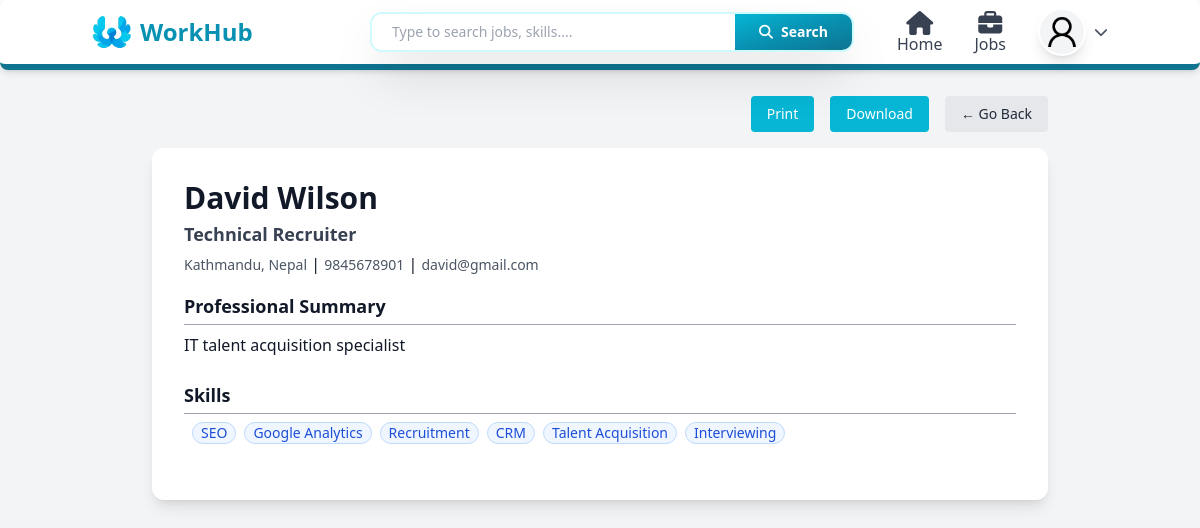
The app's page /user/resume/12 (signed in) with its own data.
### users/models.py (models this page shows, shortened)
class Profile(models.Model):
    def generateImagePath(instance, filename):
        return f"users/{instance.user.username}/{filename}"
    class RoleOptions(models.TextChoices):
        Admin = "Admin", "Admin"
        JobSeeker = "Job Seeker", "Job Seeker"
        Recruiter = "Recruiter", "Recruiter"
    class GenderOptions(models.TextChoices):
        Male = "Male", "Male"
        Female = "Female", "Female"
        Others = "Others", "Others"
    class JobTypeOptions(models.TextChoices):
        FullTime = "Full Time", "Full Time"
        PartTime = "Part Time", "Part Time"
        Contract = "Contract", "Contract"
        Intern = "Internship", "Internship"
    class WorkModeOptions(models.TextChoices):
        OnSite = "On-site", "On-site"
        Remote = "Remote", "Remote"
        Hybrid = "Hybrid", "Hybrid"
    user = models.OneToOneField(User, on_delete=models.CASCADE)
    position = models.CharField(max_length=100, blank=True)
    summary = models.TextField(blank=True)
    address = models.CharField(max_length=50)
    phone = models.CharField( max_length=10)
    nationality = models.CharField( max_length=15, default="Nepal")
    gender = models.CharField( choices=GenderOptions, default=GenderOptions.Male, max_length=6 )
    profile_image = models.ImageField( blank=True, null=True, upload_to=generateImagePath, default="users/default_user.png" )
    dob = models.DateField(blank=True, null=True)
    role = models.CharField(max_length=10, choices=RoleOptions, default=RoleOptions.JobSeeker)
    skills = models.ManyToManyField(Skill, blank=True, related_name="profiles")
    preferred_location = models.CharField(max_length=100, blank=True)
    preferred_job_type = models.CharField(max_length=50, choices=JobTypeOptions, blank=True)
    preferred_work_mode = models.CharField(max_length=20, choices=WorkModeOptions, blank=True)
    created_at = models.DateTimeField(auto_now_add=True)
    search_vector = models.TextField(blank=True, null=True)
    def completion_percentage(self):
        checks = [
            bool(self.position),
            bool(self.summary),
            bool(self.address),
            bool(self.phone),
            bool(self.dob),
            bool(self.profile_image),
            self.skills.exists(),
            self.educations.exists(),
            self.experiences.exists(),
            self.projects.exists(),
            bool(self.preferred_location),
            bool(self.preferred_job_type),
            bool(self.preferred_work_mode),
        ]
        completed = sum(checks)
        total = len(checks)
        return int((completed / total) * 100)

### skills/models.py (models this page shows, shortened)
class Skill(models.Model):
    name = models.CharField(max_length=50, unique=True)
    is_active = models.BooleanField(default=True)

### users/views.py (the view)
# urls.py: path("resume/<int:profile_id>", view_resume, name="generate-resume"),
@login_required(login_url="/user/login")
def view_resume(request, profile_id):
    profile = get_object_or_404(Profile, id=profile_id)
    user = profile.user
    experience_duration = calculate_total_experience(profile.experiences.all())
    return render( request, "pages/users/resume.html", {"user":user, "profile": profile, "experience_duration": experience_duration})

### users/utils.py (called while the page is built)
def calculate_total_experience(experiences):
    total_days = 0
    for exp in experiences:
        start = exp.start_date
        end = exp.end_date or date.today()
        total_days += (end - start).days
    years = total_days // 365
    remaining_days = total_days % 365
    months = remaining_days // 30
    days = remaining_days % 30
    return {
        "years": years,
        "months": months,
        "days": days,
    }

### templates/pages/users/resume.html (shortened to what this page needs)
{% extends 'layouts/main.html' %}
{% block content %}
  <div class="min-h-screen bg-gray-100 py-8 px-4 sm:px-6 lg:px-8 flex flex-col">
    <div class="w-full max-w-4xl mx-auto flex flex-col">
      <div class="no-print flex space-x-4 mb-4 ml-auto">
        <button onclick="window.print()" class="px-4 py-2 bg-cyan-500 text-white rounded hover:bg-cyan-600 text-sm">Print</button>
        <button id="downloadBtn" class="px-4 py-2 bg-cyan-500 text-white rounded hover:bg-cyan-600 text-sm">Download</button>
        <button onclick="goBack()" class="px-4 py-2 bg-gray-200 text-gray-800 rounded hover:bg-gray-300 text-sm">← Go Back</button>
      </div>
      <div class="w-full bg-white shadow-lg rounded-xl p-8 font-sans text-gray-900 mx-auto cv-card">
        <div class="mb-4">
          <h1 class="text-3xl font-bold mb-1">{{ user.first_name }} {{ user.last_name }}</h1>
          {% if profile.position %}
            <p class="text-lg font-semibold text-gray-700 mb-1">{{ profile.position }}</p>
          {% endif %}
          {% if profile.address %}
            <span class="text-sm text-gray-600">{{ profile.address }}</span>
          {% endif %}
          {% if profile.phone %}
            {% if profile.address %} | {% endif %}
            <span class="text-sm text-gray-600">{{ profile.phone }}</span>
          {% endif %}
          {% if user.email %}
            {% if profile.address or profile.phone %} | {% endif %}
            <span class="text-sm text-gray-600">{{ user.email }}</span>
          {% endif %}
        </div>
        {% if profile.summary %}
          <div class="mb-6 text-justify">
            <h2 class="text-lg font-semibold border-b border-gray-400 pb-1 mb-2">Professional Summary</h2>
            <p class="text-md mx-2">{{ profile.summary | linebreaks }}</p>
          </div>
        {% endif %}
        {% if profile.skills.exists %}
          <div class="mb-6">
            <h2 class="text-lg font-semibold border-b border-gray-400 pb-1 mb-2">Skills</h2>
            <div class="text-sm flex gap-2 mx-2">
              {% for skill in profile.skills.all %}
                <span class="inline-flex items-center px-2 rounded-full text-sm font-medium bg-blue-50 text-blue-700 border border-blue-200">{{ skill.name }}{% if not forloop.last %} {% endif %}</span>
              {% endfor %}
            </div>
          </div>
        {% endif %}
      </div>
    </div>
  </div>
{% endblock %}

### templates/layouts/main.html (shortened to what this page needs)
<!DOCTYPE html>
<html lang="en">
  <head>
    <script src="https://cdn.tailwindcss.com"></script>
    <link rel="stylesheet" href="https://cdnjs.cloudflare.com/ajax/libs/font-awesome/6.5.0/css/all.min.css" />
  </head>
  <body class="bg-gray-50">
    <nav class="fixed w-full z-50 bg-white shadow-md border-b-[6px] border-cyan-700 rounded-lg no-print">
      <div class="mx-auto px-4 sm:px-6 lg:px-8 ml-[5%] mr-[5%]">
        <div class="grid grid-cols-8 space-x-6 items-center h-16">
          <a href="/" class="flex items-center gap-2 col-span-2">
            <img class="h-10 w-10" src="/media/system_image/logo1.png" alt="Logo" />
            <h1 class="hidden md:block text-2xl font-bold text-cyan-600">WorkHub</h1>
          </a>
          <div class="col-span-4 relative">
            {% if request.path != "/" %}
              {% include 'components/search_bar.html' %}
            {% endif %}
          </div>
          {% if request.user.is_authenticated %}
            <div class="hidden md:flex items-center space-x-8 ms-auto relative col-span-2">
              <a href="/dashboard" class="ml-auto mt-auto flex flex-col space-y-2 items-center text-gray-700 hover:text-cyan-600 transition duration-300">
                <i class="fa fa-xl fa-home"></i>
                <span class="">Home</span>
              </a>
              <a href="/jobs" class="mt-auto flex flex-col space-y-2 items-center text-gray-700 hover:text-cyan-600 transition duration-300">
                <i class="fa-solid fa-xl fa-briefcase"></i>
                <span class="">Jobs</span>
              </a>
              <div class="" id="profileDropdown">
                <button type="button" onclick="toggleDropdown()" class="flex items-center gap-2 focus:outline-none">
                  <img src="{{ request.user.profile.profile_image.url }}" alt="{{ user.username }}" class="w-12 h-12 rounded-full bg-gray-100 border-2 border-white shadow-lg object-cover hover:border-cyan-600 hover:scale-[1.05] transition duration-300 cursor-pointer" />
                  <i id="dropdownArrow" class="fas fa-chevron-down text-gray-600 text-sm transition-transform duration-300"></i>
                </button>
              </div>
            </div>
          {% endif %}
        </div>
      </div>
    </nav>
    <div class="flex flex-col pt-16 pb-4 min-h-[80vh]">
      {% block content %}
      {% endblock %}
    </div>
  </body>
</html>

### templates/components/search_bar.html (shortened to what this page needs)
<div class="flex bg-white border-2 rounded-xl border-cyan-100 overflow-hidden shadow-2xl max-w-3xl mx-auto">
    <input type="text" id="searchInput" placeholder="Type to search jobs, skills...." class="flex-1 px-5 py-2 text-gray-800 text-sm outline-none font-medium placeholder-gray-400" />
    <button onclick="performSearch()" class="bg-gradient-to-br from-cyan-500 via-cyan-600 to-cyan-700  hover:from-cyan-600 hover:via-cyan-700 hover:to-cyan-800 transition-all duration-300 text-white px-6 py-2  font-semibold text-sm flex items-center gap-2 whitespace-nowrap">
        <i class="fa-solid fa-magnifying-glass"></i> Search
    </button>
</div>

### templates/layouts/main.html (style rules this page uses)
* { margin: 0; }

### records on screen
Profile: position "Technical Recruiter", address "Kathmandu, Nepal", phone "9845678901", summary "IT talent acquisition specialist"
Skill: name "SEO"
Skill: name "Google Analytics"
Skill: name "Recruitment"
Skill: name "CRM"
Skill: name "Talent Acquisition"
Skill: name "Interviewing"

### other values on screen
{{ user.first_name }} "David"
{{ user.last_name }} "Wilson"
{{ user.email }} "david@gmail.com"
